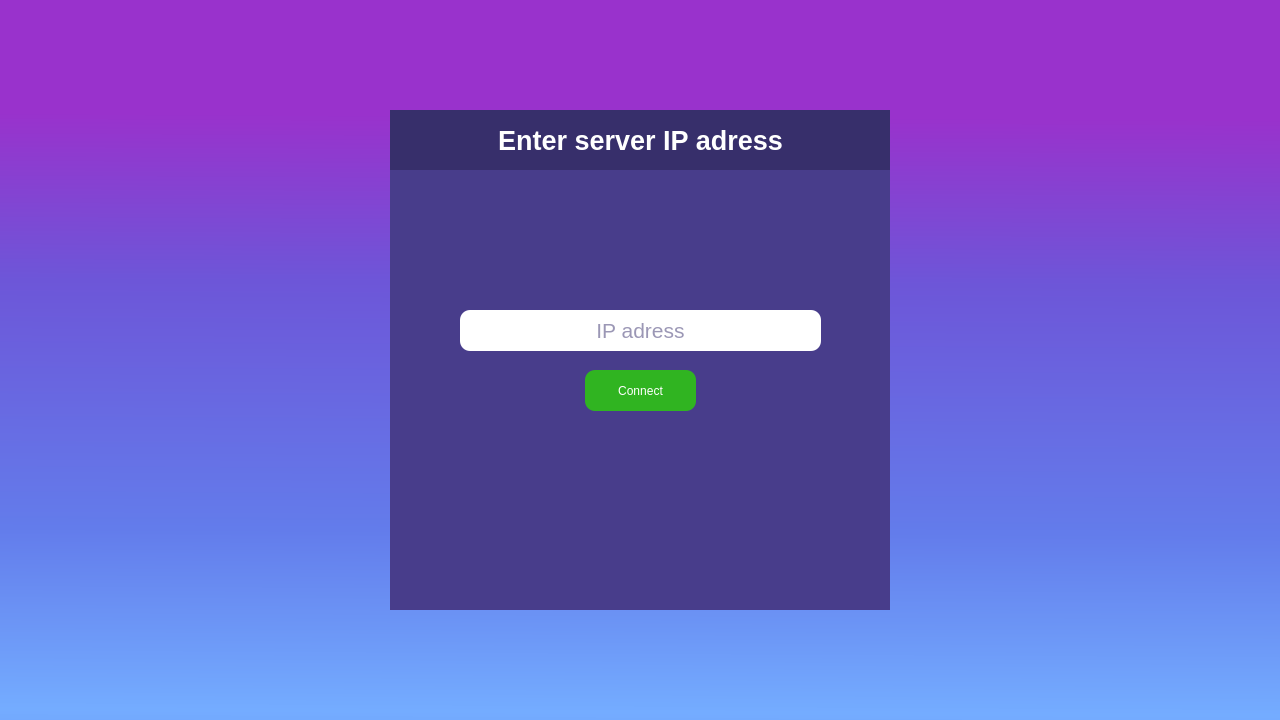
<?xml version="1.0" encoding="UTF-8"?>
<ui version="4.0">
 <class>ServerConnectForm</class>
 <widget class="QMainWindow" name="ServerConnectForm">
  <property name="geometry">
   <rect>
    <x>0</x>
    <y>0</y>
    <width>1280</width>
    <height>720</height>
   </rect>
  </property>
  <property name="minimumSize">
   <size>
    <width>1280</width>
    <height>720</height>
   </size>
  </property>
  <property name="maximumSize">
   <size>
    <width>1280</width>
    <height>720</height>
   </size>
  </property>
  <property name="windowTitle">
   <string>Triviador</string>
  </property>
  <property name="styleSheet">
   <string notr="true">background-color: qlineargradient(spread:reflect, x1:0.988636, y1:0.995, x2:1, y2:0, stop:0 rgba(116, 172, 255, 255), stop:0.251894 rgba(99, 124, 235, 255), stop:0.598485 rgba(109, 86, 216, 255), stop:0.831439 rgba(153, 50, 204, 255));</string>
  </property>
  <widget class="QWidget" name="centralwidget">
   <widget class="QWidget" name="IP" native="true">
    <property name="geometry">
     <rect>
      <x>390</x>
      <y>110</y>
      <width>500</width>
      <height>500</height>
     </rect>
    </property>
    <property name="styleSheet">
     <string notr="true">background-color: rgb(72, 61, 139);</string>
    </property>
    <widget class="QLabel" name="IPTitle">
     <property name="geometry">
      <rect>
       <x>0</x>
       <y>0</y>
       <width>501</width>
       <height>61</height>
      </rect>
     </property>
     <property name="styleSheet">
      <string notr="true">background-color: rgb(55, 47, 107);</string>
     </property>
     <property name="text">
      <string>&lt;html&gt;&lt;head/&gt;&lt;body&gt;&lt;p align=&quot;center&quot;&gt;&lt;span style=&quot; font-size:20pt; font-weight:700; color:#ffffff;&quot;&gt;Enter server IP adress&lt;/span&gt;&lt;/p&gt;&lt;/body&gt;&lt;/html&gt;</string>
     </property>
    </widget>
    <widget class="QLineEdit" name="IPEnterIp">
     <property name="geometry">
      <rect>
       <x>70</x>
       <y>200</y>
       <width>361</width>
       <height>41</height>
      </rect>
     </property>
     <property name="font">
      <font>
       <family>Segoe UI</family>
       <pointsize>16</pointsize>
       <italic>false</italic>
       <bold>false</bold>
      </font>
     </property>
     <property name="layoutDirection">
      <enum>Qt::LeftToRight</enum>
     </property>
     <property name="styleSheet">
      <string notr="true">font: 16pt &quot;Segoe UI&quot;;
background-color: rgb(255, 255, 255);
color: rgb(55, 47, 107);
border: 2px;
border-radius: 10px;
</string>
     </property>
     <property name="text">
      <string/>
     </property>
     <property name="alignment">
      <set>Qt::AlignCenter</set>
     </property>
     <property name="placeholderText">
      <string>IP adress</string>
     </property>
    </widget>
    <widget class="QPushButton" name="IPConnectButton">
     <property name="geometry">
      <rect>
       <x>195</x>
       <y>260</y>
       <width>111</width>
       <height>41</height>
      </rect>
     </property>
     <property name="cursor">
      <cursorShape>ArrowCursor</cursorShape>
     </property>
     <property name="contextMenuPolicy">
      <enum>Qt::DefaultContextMenu</enum>
     </property>
     <property name="styleSheet">
      <string notr="true">color: rgb(255, 255, 255);
font: 700 14pt &quot;Segoe UI&quot;;
background-color: rgb(48, 180, 33);
border: 1px;
border-radius: 10px;
</string>
     </property>
     <property name="text">
      <string>Connect</string>
     </property>
     <property name="flat">
      <bool>false</bool>
     </property>
    </widget>
    <widget class="QLabel" name="IPErrorLabel">
     <property name="geometry">
      <rect>
       <x>0</x>
       <y>60</y>
       <width>501</width>
       <height>81</height>
      </rect>
     </property>
     <property name="styleSheet">
      <string notr="true">font: 700 16pt &quot;Segoe UI&quot;;
color: rgb(255, 60, 60);</string>
     </property>
     <property name="text">
      <string/>
     </property>
     <property name="alignment">
      <set>Qt::AlignCenter</set>
     </property>
    </widget>
   </widget>
  </widget>
 </widget>
 <resources/>
 <connections/>
</ui>
